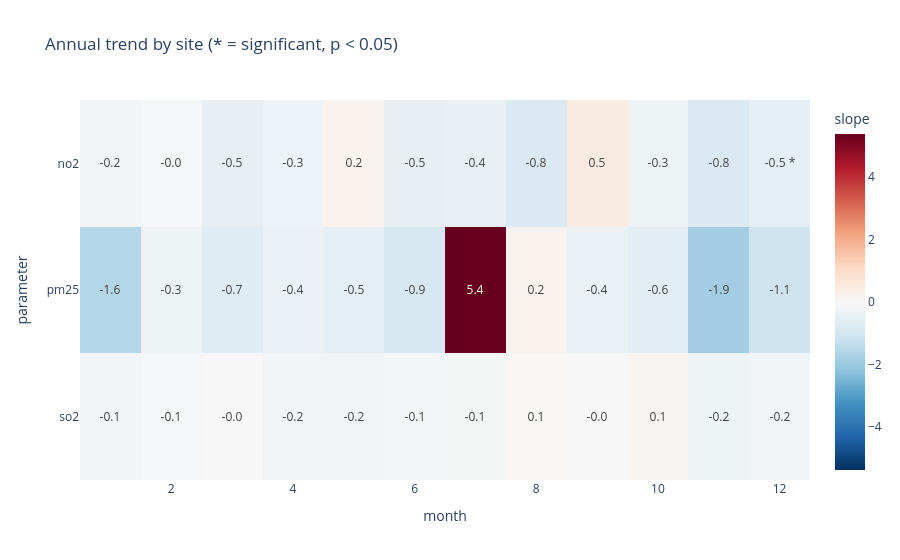

Write notebook code for a chart like this one.
### Markdown cell above
<h3>Trends disaggregated by month</h3>


Now we can examine the trends during each month of the year for the site that showed the largest NO2 improvement.

While the trends at most months are not significant on their own, we can see that the greatest improvements for PM2.5 were in the winter, while one month (July) showed an increasing trend.

### Code cell
# heatmap of annual slope at "Detroit-Southwest" site by pollutant and month. Asterisks mark months and pollutants with significant trends.
site = "Detroit-Southwest"
site_monthly = monthly[monthly['site_name'] == site]
trend = site_monthly.pivot(index = "parameter", columns = "month", values = "slope")
pval = site_monthly.pivot(index = "parameter", columns = "month", values = "p_value")
label = trend.round(1).astype(str) + pval.lt(0.05).map(lambda sig: " *" if sig else "")
label = label.mask(trend.isna(), "")
fig = px.imshow(trend, color_continuous_scale = "RdBu_r", color_continuous_midpoint = 0,
                 labels = dict(color = "slope"), title = "Annual trend by site (* = significant, p < 0.05)")
fig.update_traces(text = label, texttemplate = "%{text}")
fig.show()

### Figure 1 — Plotly figure (JSON) as saved in the notebook; plotly's stock layout.template omitted (floating-point values rounded to 4 significant figures)
{"data": [{"coloraxis": "coloraxis", "hovertemplate": "month: %{x}<br>parameter: %{y}<br>slope: %{z}<extra></extra>", "name": "0", "text": [["-0.2", "-0.0", "-0.5", "-0.3", "0.2", "-0.5", "-0.4", "-0.8", "0.5", "-0.3", "-0.8", "-0.5 *"], ["-1.6", "-0.3", "-0.7", "-0.4", "-0.5", "-0.9", "5.4", "0.2", "-0.4", "-0.6", "-1.9", "-1.1"], ["-0.1", "-0.1", "-0.0", "-0.2", "-0.2", "-0.1", "-0.1", "0.1", "-0.0", "0.1", "-0.2", "-0.2"]], "texttemplate": "%{text}", "type": "heatmap", "x": [1, 2, 3, 4, 5, 6, 7, 8, 9, 10, 11, 12], "xaxis": "x", "y": ["no2", "pm25", "so2"], "yaxis": "y", "z": [[-0.2063, -0.04678, -0.4558, -0.3174, 0.1708, -0.4577, -0.4004, -0.7872, 0.467, -0.2936, -0.8132, -0.5103], [-1.563, -0.2821, -0.6585, -0.3502, -0.5312, -0.8715, 5.375, 0.2034, -0.3814, -0.5794, -1.873, -1.111], [-0.1345, -0.06609, -0.008274, -0.1575, -0.1862, -0.1148, -0.07825, 0.05123, -0.03914, 0.1059, -0.2463, -0.1917]]}], "layout": {"coloraxis": {"autocolorscale": false, "cmid": 0, "colorbar": {"title": {"text": "slope"}}, "colorscale": [[0, "rgb(5,48,97)"], [0.1, "rgb(33,102,172)"], [0.2, "rgb(67,147,195)"], [0.3, "rgb(146,197,222)"], [0.4, "rgb(209,229,240)"], [0.5, "rgb(247,247,247)"], [0.6, "rgb(253,219,199)"], [0.7, "rgb(244,165,130)"], [0.8, "rgb(214,96,77)"], [0.9, "rgb(178,24,43)"], [1, "rgb(103,0,31)"]]}, "title": {"text": "Annual trend by site (* = significant, p < 0.05)"}, "xaxis": {"anchor": "y", "constrain": "domain", "domain": [0, 1], "scaleanchor": "y", "title": {"text": "month"}}, "yaxis": {"anchor": "x", "autorange": "reversed", "constrain": "domain", "domain": [0, 1], "title": {"text": "parameter"}}}}
